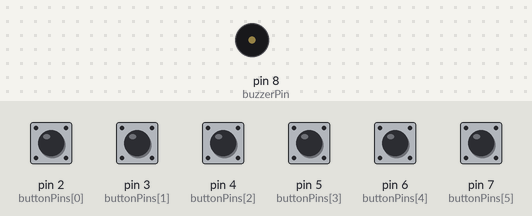
This sketch was run on a simulated Arduino Uno, built with avr-gcc and run on an emulated ATmega328P. Parts: buzzer (waves = sounding). Inputs (shaded band) come from the test bench; at power-on: pin 2 (buttonPins[0]), pin 3 (buttonPins[1]), pin 4 (buttonPins[2]), pin 5 (buttonPins[3]), pin 6 (buttonPins[4]), pin 7 (buttonPins[5]) HIGH.

Above: at 1.2 s.
1.3 s: pin 2 (buttonPins[0]) pulled LOW for 0.15 s
At 1.37 s:
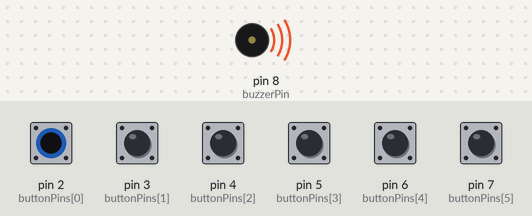
Timing chart, 0 to 4.3 s (numbered marks = the images above; inputs shaded):
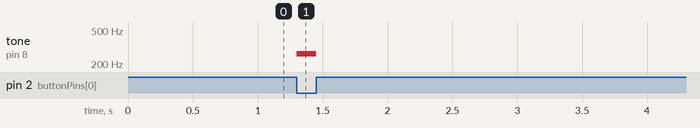

Measured:
- after the input at 1.3 s, tone on pin 8 (buzzerPin): silent → 262 Hz at once, → silent 0.15 s later

The sketch:

project_11_code.ino
```cpp
// Define pin for the buzzer
const int buzzerPin = 8;

// Define pins for buttons
const int buttonPins[] = {2, 3, 4, 5, 6, 7}; // Connect 6 push buttons

// Define frequencies for notes (C D E F G A)
const int noteFrequencies[] = {
  262,  // C4
  294,  // D4
  330,  // E4
  349,  // F4
  392,  // G4
  440   // A4
};

void setup() {
  // Set button pins as input
  for (int i = 0; i < 6; i++) {
    pinMode(buttonPins[i], INPUT_PULLUP); // Use internal pull-up resistors
  }

  pinMode(buzzerPin, OUTPUT); // Buzzer pin as output
}

void loop() {
  bool notePlayed = false;

  // Check each button
  for (int i = 0; i < 6; i++) {
    if (digitalRead(buttonPins[i]) == LOW) { // Button pressed (active LOW)
      tone(buzzerPin, noteFrequencies[i]);   // Play corresponding note
      notePlayed = true;
      break; // Only one note at a time
    }
  }

  // If no button is pressed, stop the tone
  if (!notePlayed) {
    noTone(buzzerPin);
  }
}
```
